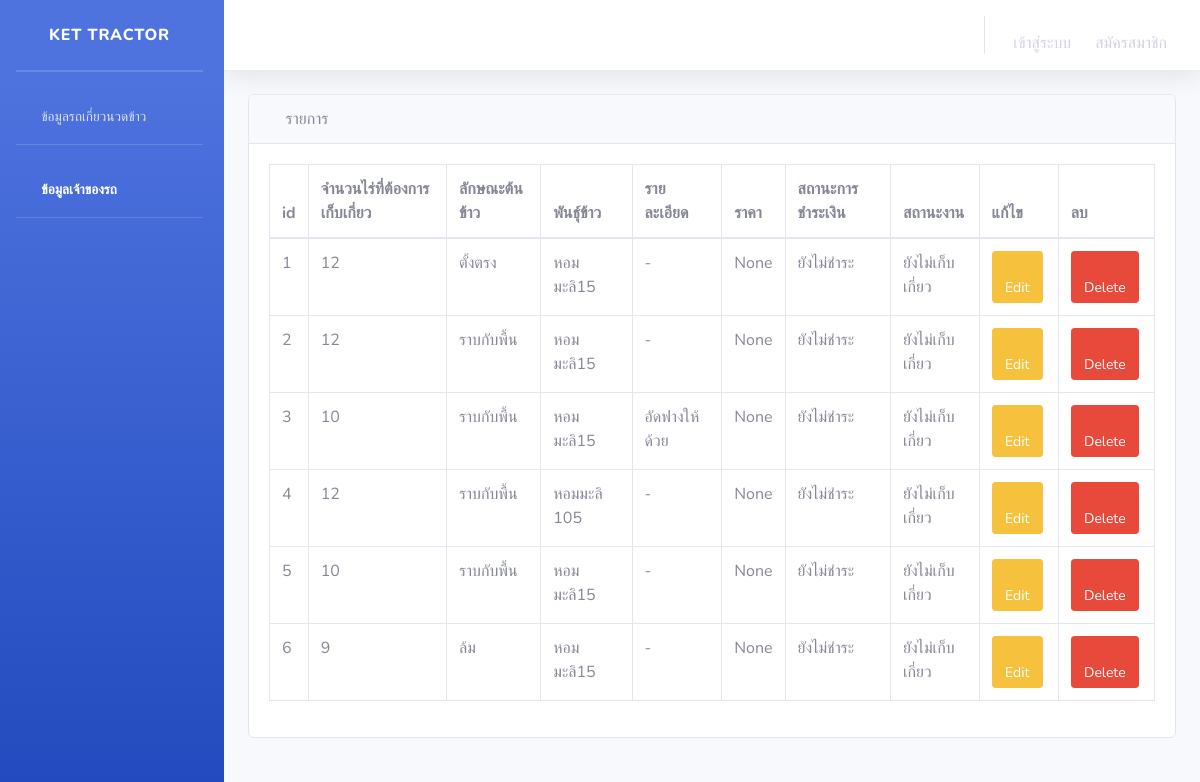
Screenshot of /ownerShowaddWork with the database file from the repository.
### api/models.py (models this page shows, shortened)
class Work(models.Model):
    farmer_name = models.ForeignKey(Farmer, on_delete=models.CASCADE, null=True,  verbose_name='เกษตรกร')
    lat = models.CharField(max_length=1000, verbose_name='ละติจูด')
    lng = models.CharField(max_length=1000, verbose_name='ลองติจูด')
    area = models.CharField(max_length=1000, verbose_name='พื้นที่ (ไร่)')
    rice_type = models.ForeignKey(Rice_type, on_delete=models.CASCADE, null=True, default=1, verbose_name='ลักษณะข้าวที่จะให้เกี่ยว')
    rice = models.CharField(max_length=1000, null=True, verbose_name='พันธุ์ข้าว')
    start_time = models.DateTimeField(blank=True, null=True)
    workDetail = models.TextField(max_length=1000, null=True,  verbose_name='รายละเอียด')
    price = models.CharField(max_length=1000, null=True, verbose_name='จำนวนเงิน (บาท)')
    money_status = models.ForeignKey(Money_status, on_delete=models.CASCADE, default=1,null=True, verbose_name='สถานะการชำระเงิน') # ให้นิยามเพิ่มเติม
    work_status = models.ForeignKey(Work_status, on_delete=models.CASCADE, default=1,null=True, verbose_name='สถานะงาน') # รับ ไม่รับ จ่าย
    class Meta:
        verbose_name = 'งานที่ต้องเก็บเกี่ยว'

class Rice_type(models.Model):
    id = models.AutoField(primary_key=True)
    rice_type = models.CharField(max_length=100)
    def __str__(self):
         return f'{self.rice_type}'
    class Meta:
        verbose_name = 'ลักษณะข้าวที่จะให้เกี่ยว'

class Money_status(models.Model):
    id = models.AutoField(primary_key=True)
    money_status = models.CharField(max_length=100, verbose_name = 'สถานะการชำระเงิน')
    def __str__(self):
         return f'{self.money_status}'
    class Meta:
        verbose_name = 'สถานะการชำระเงิน'

class Work_status (models.Model):
    id = models.AutoField(primary_key=True)
    work_status  = models.CharField(max_length=100, verbose_name="สถานะงาน")
    def __str__(self):
         return f'{self.work_status}'
    class Meta:
        verbose_name = 'สถานะงาน'

### api/views.py (the view)
# urls.py: path('ownerShowaddWork',views.ownerShowaddWork),
def ownerShowaddWork(req):
    ownerShowaddWork = Work.objects.all()
    return render(req, 'api/ownerShowaddWork.html', {
        'ownerShowaddWork': ownerShowaddWork,
    })

### api/templates/api/ownerShowaddWork.html (shortened to what this page needs)
{% extends 'api/base.html' %}
{% block content %}
<div id="content-wrapper">
  <div class="container-fluid">
      <div class="card mb-3">
          <div class="card-header">
              <i class="fas fa-table"></i>
              รายการ
          </div>
          <div class="card-body">
               <div class="table-responsive">
                  <table class="table table-bordered" id="dataTable" width="100%" cellspacing="0" align="center">
                      <thead>
                      <tr>
                        <th>id</th>
                          <th>จำนวนไร่ที่ต้องการเก็บเกี่ยว</th>
                          <th>ลักษณะต้นข้าว</th>
                          <th>พันธุ์ข้าว</th>
                          <th>รายละเอียด</th>
                          <th>ราคา</th>
                          <th>สถานะการชำระเงิน</th>
                          <th>สถานะงาน</th>
                          <th>แก้ไข</th>
                          <th>ลบ</th>
                      </tr>
                      </thead>
                      <tbody>
                      {% for ownerShowaddWork in ownerShowaddWork %}
                          <tr>
                            <td>{{ ownerShowaddWork.id }}</td>
                              <td>{{ ownerShowaddWork.area }}</td>
                              <td>{{ ownerShowaddWork.rice_type }}</td>
                              <td>{{ ownerShowaddWork.rice }}</td>
                              <td>{{ ownerShowaddWork.workDetail }}</td>
                              <td>{{ ownerShowaddWork.price }}</td>
                              <td>{{ ownerShowaddWork.money_status }}</td>
                              <td>{{ ownerShowaddWork.work_status }}</td>
                              <td>
                                  <a class="btn btn-sm btn-warning" href="/editShowaddWork/{{ownerShowaddWork.id}}"> <span class="fa fa-edit"></span> Edit</a>
                              </td>
                              <td><a class="btn btn-sm btn-danger" href="/deleteShowaddWork/{{ownerShowaddWork.id}}" onclick="return confirm('ยืนยันการลบ ?')"><span class="fa fa-trash"></span> Delete</a></td>
                          </tr>
                      {% endfor %}
                      </tbody>
                    </table>
                </div>
                </div>
                </div>
                </div>
                {% endblock %}

### api/static/api/css/styles.css (style rules this page uses)
body { font-family: "ptsans", "Lato", "Helvetica Neue", Helvetica, Arial, sans-serif; }
.btn { outline: none; color: black; background-color: transparent; box-shadow: 0 0 0 0; margin-right: 3px; }
a { color: #17a2b8; }

### rows the page displays
Work: id "1", area "12", rice_type "ตั้งตรง", rice "หอมมะลิ15", workDetail "-", price "None", money_status "ยังไม่ชำระ", work_status "ยังไม่เก็บเกี่ยว"
Work: id "2", area "12", rice_type "ราบกับพื้น", rice "หอมมะลิ15", workDetail "-", price "None", money_status "ยังไม่ชำระ", work_status "ยังไม่เก็บเกี่ยว"
Work: id "3", area "10", rice_type "ราบกับพื้น", rice "หอมมะลิ15", workDetail "อัดฟางให้ด้วย", price "None", money_status "ยังไม่ชำระ", work_status "ยังไม่เก็บเกี่ยว"
Work: id "4", area "12", rice_type "ราบกับพื้น", rice "หอมมะลิ 105", workDetail "-", price "None", money_status "ยังไม่ชำระ", work_status "ยังไม่เก็บเกี่ยว"
Work: id "5", area "10", rice_type "ราบกับพื้น", rice "หอมมะลิ15", workDetail "-", price "None", money_status "ยังไม่ชำระ", work_status "ยังไม่เก็บเกี่ยว"
Work: id "6", area "9", rice_type "ล้ม", rice "หอมมะลิ15", workDetail "-", price "None", money_status "ยังไม่ชำระ", work_status "ยังไม่เก็บเกี่ยว"
